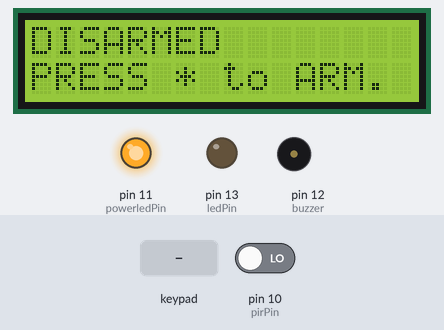
A sketch run on a simulated Arduino Uno, built with avr-gcc and run on an emulated ATmega328P. On the bench: 16×2 character LCD, output pins drawn as LEDs (lit = HIGH), buzzer (waves = sounding, pin HIGH). The inputs (shaded band) are chosen by the test bench; at power-on: pin 10 (pirPin) LOW. What the sketch prints to the serial monitor is not drawn.

Above: at 1.2 s.
1.3 s: key '*' pressed
At 2.5 s:
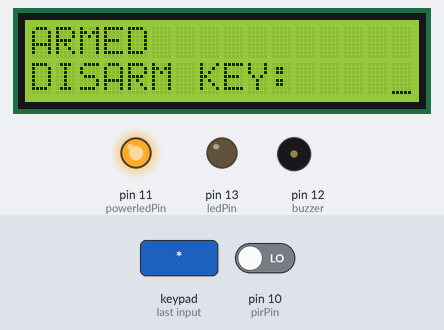
2.8 s: key 'A' pressed
At 3.5 s:
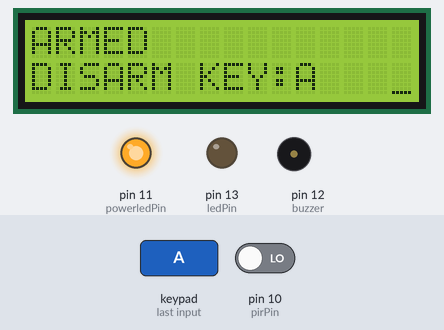
4.3 s: key 'B' pressed
At 5.0 s:
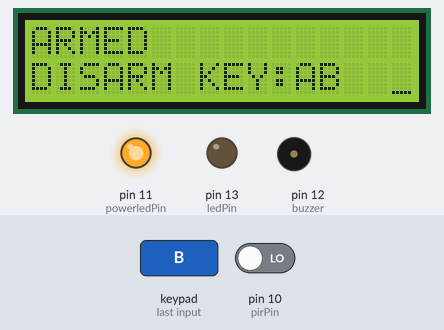
5.8 s: key 'C' pressed
At 7.0 s:
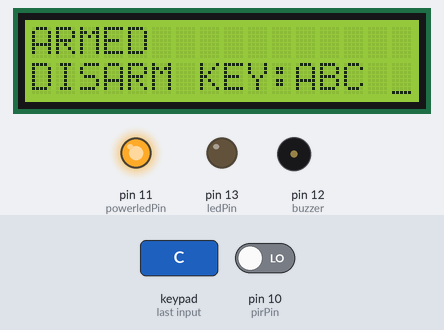
7.3 s: key 'D' pressed
At 8.2 s:
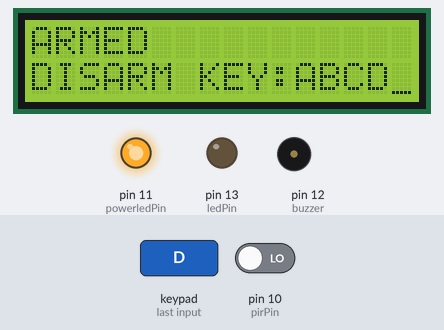
8.8 s: pin 10 (pirPin) driven HIGH
At 9.7 s:
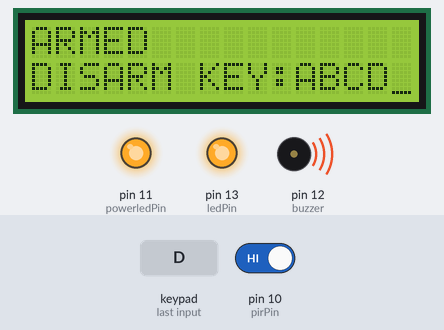
Timing chart, 0 to 12.7 s (numbered marks = the images above; inputs shaded):
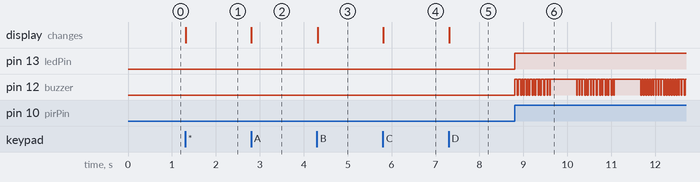

Measured:
- after the input at 1.3 s, the display: changes at once (image 1)
- after the input at 2.8 s, the display: changes at once (image 2)
- after the input at 4.3 s, the display: changes at once (image 3)
- after the input at 5.8 s, the display: changes at once (image 4)
- after the input at 7.3 s, the display: changes at once (image 5)
- after the input at 8.8 s, pin 13 (ledPin): LOW → HIGH at once

The sketch:

alarmsystem.ino
```cpp
#include <LiquidCrystal.h>
// initialize the library with the numbers of the interface pins
// Analog pins can function as digital pins.
LiquidCrystal lcd(A0, A1, A2, A3, A4, A5);
bool doInitilizeLCD = true;

#include <Keypad.h>

const byte ROWS = 4; //four rows
const byte COLS = 4; //four columns
//define the cymbols on the buttons of the keypads
char hexaKeys[ROWS][COLS] = {
  {'1', '2', '3', 'A'},
  {'4', '5', '6', 'B'},
  {'7', '8', '9', 'C'},
  {'*', '0', '#', 'D'}
};
byte rowPins[ROWS] = {9, 8, 7, 6}; //connect to the row pinouts of the keypad
byte colPins[COLS] = {5, 4, 3, 2}; //connect to the column pinouts of the keypad

//initialize an instance of class NewKeypad
Keypad customKeypad = Keypad( makeKeymap(hexaKeys), rowPins, colPins, ROWS, COLS);
char customKey;
char accessCode[] = "1234";
char keyPadInput[] = "zzzz";
unsigned char inputCounter = 0;
unsigned char inputMaxCount = 4;
// --KEY PAD END ------------------------------------------------------

// --Active Buzzer START ----------------------------------------------
int buzzer = 12;//the pin of the active buzzer

int ledPin = 13;  // LED on Pin 13, lights up when PIR is active
int powerledPin = 11; // LED on Pin 11, indicates power on, always HIGH
int pirPin = 10; // Input for HC-S501

int pirValue; // Place to store read PIR Value

boolean shouldBeAlerting = false;
enum BuzzStates {ON, OFF};
BuzzStates buzzState = OFF;
int buzzCyclesCounter;
int buzzCyclesCounterMax = 50;
unsigned long chronoStartBuzzA = millis();
int buzzDurationA = 20;
unsigned long chronoStartBuzzB = millis();
int buzzDurationB = 5;
// --Active Buzzer END ------------------------------------------------------

enum ArmedStates {ARMED, DISARMED};
ArmedStates armedState = DISARMED;
short armedTimerInterval = 5;
unsigned long armedTimer = millis();

bool debug = false;

void setup() {
  Serial.begin(9600);
  while (!Serial); // wait for Serial to connect

  pinMode(buzzer, OUTPUT); // set up pin as output

  pinMode(ledPin, OUTPUT); // set up pin as output
  digitalWrite(ledPin, LOW); // set pin value LOW

  pinMode(powerledPin, OUTPUT); // set pin as output
  digitalWrite(powerledPin, HIGH); // set pin HIGH always.

  pinMode(pirPin, INPUT); // set pin as input

  lcd.begin(16, 2); // set up and register the LCD

}

void loop() {

  initilizeLCD();

  handleKeyPadInput();

  handlePIR();

  alert();

}

const char* getStateString(enum ArmedStates armedState) {
  switch (armedState)
  {
    case ARMED: return "ARMED";
    case DISARMED: return "DISARMED";
  }
}

//
void initilizeLCD() {
  if (doInitilizeLCD) {

    doInitilizeLCD = false;
    lcd.clear();
    String a = getStateString(armedState);

    if (debug) {
      Serial.println("armedState: " + a);
    }

    lcd.setCursor(0, 0);
    lcd.print(a);
    lcd.setCursor(0, 1);
    lcd.print("PRESS * to ARM.");
  }
}

void handleLCD(bool shouldClearLCD) {
  if (shouldClearLCD) {
    lcd.clear();
  }

  String a = getStateString(armedState);

  if (debug) {
    Serial.println("armedState: " + a);
  }

  lcd.setCursor(0, 0);
  lcd.print(a);
  lcd.setCursor(0, 1);


  lcd.print("DISARM KEY:");
  uint8_t cursorStart = 11;
  lcd.setCursor(cursorStart, 1);
  lcd.cursor();

  // overwrites the LCD screen positions with blank space or keypad input
  for (int i = 0; i < 4; i++) {
    if (keyPadInput[i] == 'z') {
      lcd.setCursor(cursorStart + i, 1);
      lcd.print(" ");
    } else {
      lcd.setCursor(cursorStart + i, 1);
      lcd.print(keyPadInput[i]);
    }
  }
}

void handleKeyPadInput() {
  customKey = customKeypad.getKey();
  if (customKey) {

    Serial.print("customKey: ");
    Serial.println(customKey);

    if (armedState == DISARMED ) {
      if (customKey == '*') {
        armedState = ARMED;
        handleLCD(true);
      }
    } else {
      if (customKey == '*') {
        resetCodeInput();
      } else if (customKey == '#') {
        if (strcmp(keyPadInput, accessCode) == 0 ) {
          Serial.println("Keypad input matches access code");
          // Disarm the system
          resetCodeInput();
          armedState = DISARMED;
          doInitilizeLCD = true;
          initilizeLCD();
        } else {
          resetCodeInput();
        }
      } else {
        if (inputCounter <= 3) {
          keyPadInput[inputCounter] = customKey;
          inputCounter++;
          handleLCD(true);
        } else {
          // do nothing
        }
      }
    }
  }
}


void resetCodeInput() {
  Serial.println("reseting keyPadInput");
  for (int i = 0; i < 4; i++) {
    keyPadInput[i] = 'z';
  }
  inputCounter = 0;
  handleLCD(true);
}

void handlePIR() {
  pirValue = digitalRead(pirPin);
}

void alert() {
  if (pirValue > 0 && armedState == ARMED ) {
    shouldBeAlerting = true;
  } else {
    shouldBeAlerting = false;
  }

  if (shouldBeAlerting) {
    Serial.println("shouldBeAlerting");
  }

  handleLed();

  handleBuzz();

}

void handleLed () {
  // handle the alarm LCD
  if (shouldBeAlerting) {
    digitalWrite(ledPin, HIGH);
  } else {
    digitalWrite(ledPin, LOW);
  }
}

void handleBuzz() {
  switch (buzzState) {
    case OFF: {
        if (shouldBeAlerting) {
          digitalWrite(buzzer, HIGH);
          buzzState = ON;

        } else {
          digitalWrite(buzzer, LOW);
          buzzState = OFF;
        }
        break;
      }
    case ON: {
        if (shouldBeAlerting) {
          // create a buzz pattern
          if ((buzzCyclesCounter >= 0) && ( buzzCyclesCounter <= 20 )) {
            if (millis() - chronoStartBuzzA >= buzzDurationA) {
              buzzCyclesCounter++;
              chronoStartBuzzA = millis();
              digitalWrite(buzzer, HIGH);
              buzzState = ON;
              if ( buzzCyclesCounter >= buzzCyclesCounterMax) {
                buzzCyclesCounter = 0;
              }
            } else {
              digitalWrite(buzzer, LOW);
              buzzState = OFF;
            }
          } else {
            if (millis() - chronoStartBuzzB >= buzzDurationB) {
              buzzCyclesCounter++;
              chronoStartBuzzB = millis();
              digitalWrite(buzzer, HIGH);
              buzzState = ON;
              if ( buzzCyclesCounter >= buzzCyclesCounterMax) {
                buzzCyclesCounter = 0;
              }
            } else {
              digitalWrite(buzzer, LOW);
              buzzState = OFF;
            }
          }
        } else {
          digitalWrite(buzzer, LOW);
          buzzState = OFF;
        }
        break;
      }
  }
}
```
